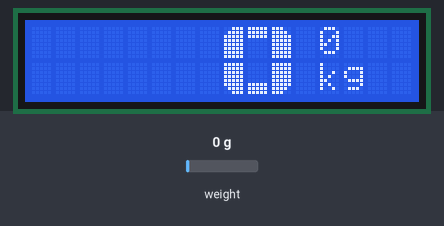
Bench run of a sketch on a simulated Arduino Uno, built with avr-gcc and run on an emulated ATmega328P. Parts: 16×2 character LCD. Inputs (shaded band) come from the test bench; at power-on: weight on the scale 0 g. What the sketch prints to the serial monitor is not drawn.

Above: at 6.7 s.
6.8 s: weight on the scale set to 100 g
At 8.4 s:
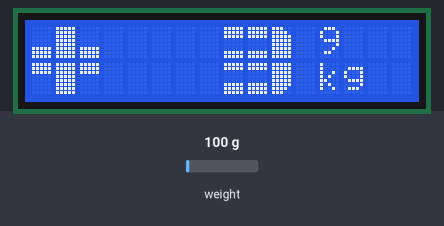
9.4 s: weight on the scale set to 1250 g
At 10.6 s:
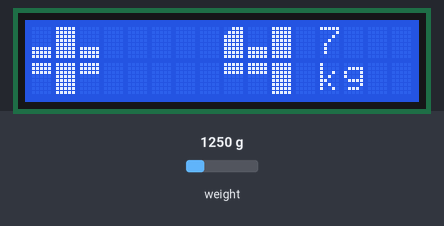
11.6 s: weight on the scale set to 2500 g
At 12.9 s:
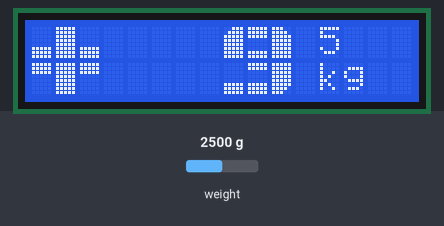
13.8 s: weight on the scale set to 4900 g
At 15.2 s:
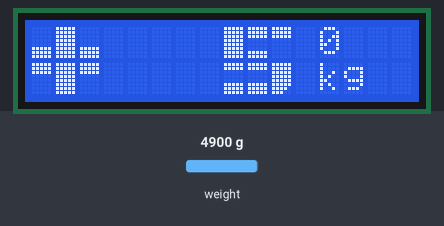
Timing chart, 0 to 16.8 s (numbered marks = the images above; inputs shaded):
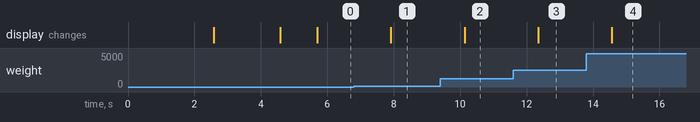

The sketch:

weight_200kg_big_LCD1602.ino
```cpp
/*
 * NOT TESTED YET !!! I wait feedback !
 *
http://www.instructables.com/id/Custom-Large-Font-For-16x2-LCDs/?ALLSTEPS
A set of custom made large numbers for a 16x2 LCD using the
 LiquidCrystal librabry. Works with displays compatible with the
 Hitachi HD44780 driver.
                                      -------------------
                                      |  LCD  | Arduino |
                                      -------------------
 LCD RS pin to digital pin 7          |  RS   |   D7    |
 LCD Enable pin to digital pin 6      |  E    |   D6    |
 LCD D4 pin to digital pin 5          |  D4   |   D5    |
 LCD D5 pin to digital pin 4          |  D5   |   D4    |
 LCD D6 pin to digital pin 3          |  D6   |   D3    |
 LCD D7 pin to digital pin 2          |  D7   |   D2    |
 LCD R/W pin to ground                |  R/W  |   GND   |
                                      -------------------
// http://arduino.cc/en/Reference/LiquidCrystalCreateChar
 Made by Michael Pilcher, 2/9/2010
 Original changed by Nicu FLORICA aka niq_ro (06-Jan-2014)
 https://www.arduinotehniq.com/
 http://arduinotehniq.blogspot.com/
 http://nicuflorica.blogspot.com
https://nicuflorica.blogspot.com/search/label/caractere%20mari

  */

// include the library
#include <LiquidCrystal.h>

// initialize the interface pins
LiquidCrystal lcd(7, 6, 5, 4, 3, 2);

#include <hx711.h>
Hx711 scale(A2, A3);

float greutate = 0;
float tarare = 0;
float corectie = 1.014541387;
int intreg = 0;
int rest = 0;

int x = 0;
// the 8 arrays that form each segment of the custom numbers
byte LT[8] =
{
  B00111,
  B01111,
  B11111,
  B11111,
  B11111,
  B11111,
  B11111,
  B11111
};
byte UB[8] =
{
  B11111,
  B11111,
  B11111,
  B00000,
  B00000,
  B00000,
  B00000,
  B00000
};
byte RT[8] =
{
  B11100,
  B11110,
  B11111,
  B11111,
  B11111,
  B11111,
  B11111,
  B11111
};
byte LL[8] =
{
  B11111,
  B11111,
  B11111,
  B11111,
  B11111,
  B11111,
  B01111,
  B00111
};
byte LB[8] =
{
  B00000,
  B00000,
  B00000,
  B00000,
  B00000,
  B11111,
  B11111,
  B11111
};
byte LR[8] =
{
  B11111,
  B11111,
  B11111,
  B11111,
  B11111,
  B11111,
  B11110,
  B11100
};
byte UMB[8] =
{
  B11111,
  B11111,
  B11111,
  B00000,
  B00000,
  B00000,
  B11111,
  B11111
};
byte LMB[8] =
{
  B11111,
  B11111,
  B00000,
  B00000,
  B00000,
  B11111,
  B11111,
  B11111
};

// variables
int t1, t2;
float t10, t20;
float t11, t21;
float t12, t22;


void setup()
{
  // assignes each segment a write number
  lcd.createChar(8,LT);
  lcd.createChar(1,UB);
  lcd.createChar(2,RT);
  lcd.createChar(3,LL);
  lcd.createChar(4,LB);
  lcd.createChar(5,LR);
  lcd.createChar(6,UMB);
  lcd.createChar(7,LMB);

  // sets the LCD's rows and colums:
  lcd.begin(0, 2);


  lcd.setCursor(2, 0);
  lcd.print("modified by");
  lcd.setCursor(2, 1);
  lcd.print("Nicu FLORICA");
  delay (2500);
  lcd.clear();


 lcd.clear(); // clear the screen
 lcd.setCursor(0, 0); // put cursor at colon 2 and row 0 = left/up
 lcd.print("  200kg weight  "); // print a text
 lcd.setCursor(0, 1); // put cursor at colon 0 and row 0 = left/down
 lcd.print(" scale by niq_ro"); // print a text
 delay (2000);
 lcd.clear(); // clear the screen

 Serial.begin(9600);
 Serial.println(scale.averageValue());

}

void custom0O()
{ // uses segments to build the number 0
  lcd.setCursor(x, 0);
  lcd.write(8);
  lcd.write(1);
  lcd.write(2);
  lcd.setCursor(x, 1);
  lcd.write(3);
  lcd.write(4);
  lcd.write(5);
}

void custom1()
{
  lcd.setCursor(x,0);
  lcd.write(1);
  lcd.write(2);
  lcd.setCursor(x+1,1);
  lcd.write(255);
}

void custom2()
{
  lcd.setCursor(x,0);
  lcd.write(1);
  lcd.write(6);
  lcd.write(2);
  lcd.setCursor(x, 1);
  lcd.write(8);
  lcd.write(7);
  lcd.write(4);
}

void custom3()
{
  lcd.setCursor(x,0);
  lcd.write(6);
  lcd.write(6);
  lcd.write(2);
  lcd.setCursor(x, 1);
  lcd.write(7);
  lcd.write(7);
  lcd.write(5);
}

void custom4()
{
  lcd.setCursor(x,0);
  lcd.write(8);
  lcd.write(4);
  lcd.write(255);
  lcd.setCursor(x, 1);
  lcd.write(1);
  lcd.write(1);
  lcd.write(255);
}

void custom5()
{
  lcd.setCursor(x,0);
  lcd.write(255);
  lcd.write(6);
  lcd.write(1);
  lcd.setCursor(x, 1);
  lcd.write(7);
  lcd.write(7);
  lcd.write(5);
}

void custom6()
{
  lcd.setCursor(x,0);
  lcd.write(8);
  lcd.write(6);
  lcd.write(6);
  lcd.setCursor(x, 1);
  lcd.write(3);
  lcd.write(7);
  lcd.write(5);
}

void custom7()
{
  lcd.setCursor(x,0);
  lcd.write(1);
  lcd.write(1);
  lcd.write(2);
  lcd.setCursor(x+1, 1);
  lcd.write(8);
}

void custom8()
{
  lcd.setCursor(x,0);
  lcd.write(8);
  lcd.write(6);
  lcd.write(2);
  lcd.setCursor(x, 1);
  lcd.write(3);
  lcd.write(7);
  lcd.write(5);
}

void custom9()
{
  lcd.setCursor(x,0);
  lcd.write(8);
  lcd.write(6);
  lcd.write(2);
  lcd.setCursor(x, 1);
  lcd.write(4);
  lcd.write(7);
  lcd.write(5);
}

void customA()
{
  lcd.setCursor(x,0);
  lcd.write(8);
  lcd.write(6);
  lcd.write(2);
  lcd.setCursor(x, 1);
  lcd.write(255);
  lcd.write(254);
  lcd.write(255);
}

void customB()
{
  lcd.setCursor(x,0);
  lcd.write(255);
  lcd.write(6);
  lcd.write(5);
  lcd.setCursor(x, 1);
  lcd.write(255);
  lcd.write(7);
  lcd.write(2);
}

void customC()
{
  lcd.setCursor(x,0);
  lcd.write(8);
  lcd.write(1);
  lcd.write(1);
  lcd.setCursor(x,1);
  lcd.write(3);
  lcd.write(4);
  lcd.write(4);
}

void customD()
{
  lcd.setCursor(x, 0);
  lcd.write(255);
  lcd.write(1);
  lcd.write(2);
  lcd.setCursor(x, 1);
  lcd.write(255);
  lcd.write(4);
  lcd.write(5);
}

void customE()
{
  lcd.setCursor(x,0);
  lcd.write(255);
  lcd.write(6);
  lcd.write(6);
  lcd.setCursor(x, 1);
  lcd.write(255);
  lcd.write(7);
  lcd.write(7);
}

void customF()
{
  lcd.setCursor(x,0);
  lcd.write(255);
  lcd.write(6);
  lcd.write(6);
  lcd.setCursor(x, 1);
  lcd.write(255);
}

void customG()
{
  lcd.setCursor(x,0);
  lcd.write(8);
  lcd.write(1);
  lcd.write(1);
  lcd.setCursor(x,1);
  lcd.write(3);
  lcd.write(4);
  lcd.write(2);
}

void customH()
{
  lcd.setCursor(x,0);
  lcd.write(255);
  lcd.write(4);
  lcd.write(255);
  lcd.setCursor(x, 1);
  lcd.write(255);
  lcd.write(254);
  lcd.write(255);
}

void customI()
{
  lcd.setCursor(x,0);
  lcd.write(1);
  lcd.write(255);
  lcd.write(1);
  lcd.setCursor(x,1);
  lcd.write(4);
  lcd.write(255);
  lcd.write(4);
}

void customJ()
{
  lcd.setCursor(x+2,0);
  lcd.write(255);
  lcd.setCursor(x,1);
  lcd.write(4);
  lcd.write(4);
  lcd.write(5);
}

void customK()
{
  lcd.setCursor(x,0);
  lcd.write(255);
  lcd.write(4);
  lcd.write(5);
  lcd.setCursor(x,1);
  lcd.write(255);
  lcd.write(254);
  lcd.write(2);
}

void customL()
{
  lcd.setCursor(x,0);
  lcd.write(255);
  lcd.setCursor(x,1);
  lcd.write(255);
  lcd.write(4);
  lcd.write(4);
}

void customM()
{
  lcd.setCursor(x,0);
  lcd.write(8);
  lcd.write(3);
  lcd.write(5);
  lcd.write(2);
  lcd.setCursor(x,1);
  lcd.write(255);
  lcd.write(254);
  lcd.write(254);
  lcd.write(255);
}

void customN()
{
  lcd.setCursor(x,0);
  lcd.write(8);
  lcd.write(2);
  lcd.write(254);
  lcd.write(255);
  lcd.setCursor(x,1);
  lcd.write(255);
  lcd.write(254);
  lcd.write(3);
  lcd.write(5);
}

void customP()
{
  lcd.setCursor(x,0);
  lcd.write(255);
  lcd.write(6);
  lcd.write(2);
  lcd.setCursor(x, 1);
  lcd.write(255);
}

void customQ()
{
  lcd.setCursor(x,0);
  lcd.write(8);
  lcd.write(1);
  lcd.write(2);
  lcd.setCursor(x, 1);
  lcd.write(3);
  lcd.write(4);
  lcd.write(255);
  lcd.write(4);
}

void customR()
{
  lcd.setCursor(x,0);
  lcd.write(255);
  lcd.write(6);
  lcd.write(2);
  lcd.setCursor(x,1);
  lcd.write(255);
  lcd.write(254);
  lcd.write(2);
}

void customS()
{
  lcd.setCursor(x,0);
  lcd.write(8);
  lcd.write(6);
  lcd.write(6);
  lcd.setCursor(x, 1);
  lcd.write(7);
  lcd.write(7);
  lcd.write(5);
}

void customT()
{
  lcd.setCursor(x,0);
  lcd.write(1);
  lcd.write(255);
  lcd.write(1);
  lcd.setCursor(x,1);
  lcd.write(254);
  lcd.write(255);
}

void customU()
{
  lcd.setCursor(x, 0);
  lcd.write(255);
  lcd.write(254);
  lcd.write(255);
  lcd.setCursor(x, 1);
  lcd.write(3);
  lcd.write(4);
  lcd.write(5);
}

void customV()
{
  lcd.setCursor(x, 0);
  lcd.write(3);
  lcd.write(254);
  lcd.write(254);
  lcd.write(5);
  lcd.setCursor(x+1, 1);
  lcd.write(2);
  lcd.write(8);
}

void customW()
{
  lcd.setCursor(x,0);
  lcd.write(255);
  lcd.write(254);
  lcd.write(254);
  lcd.write(255);
  lcd.setCursor(x,1);
  lcd.write(3);
  lcd.write(8);
  lcd.write(2);
  lcd.write(5);
}

void customX()
{
  lcd.setCursor(x,0);
  lcd.write(3);
  lcd.write(4);
  lcd.write(5);
  lcd.setCursor(x,1);
  lcd.write(8);
  lcd.write(254);
  lcd.write(2);
}

void customY()
{
  lcd.setCursor(x,0);
  lcd.write(3);
  lcd.write(4);
  lcd.write(5);
  lcd.setCursor(x+1,1);
  lcd.write(255);
}

void customZ()
{
  lcd.setCursor(x,0);
  lcd.write(1);
  lcd.write(6);
  lcd.write(5);
  lcd.setCursor(x, 1);
  lcd.write(8);
  lcd.write(7);
  lcd.write(4);
}

void customqm()
{
  lcd.setCursor(x,0);
  lcd.write(1);
  lcd.write(6);
  lcd.write(2);
  lcd.setCursor(x, 1);
  lcd.write(254);
  lcd.write(7);
}

void customsm()
{
  lcd.setCursor(x,0);
  lcd.write(255);
  lcd.setCursor(x, 1);
  lcd.write(7);
}

void customplus()  // made by niq_ro
{
  lcd.setCursor(x,0);
  lcd.write(4);
  lcd.write(255);
  lcd.write(4);
  lcd.setCursor(x, 1);
  lcd.write(1);
  lcd.write(255);
  lcd.write(1);
}

void customminus() // made by niq_ro
{
  lcd.setCursor(x,0);
  lcd.write(4);
  lcd.write(4);
  lcd.write(4);
  lcd.setCursor(x, 1);
  lcd.write(1);
  lcd.write(1);
  lcd.write(1);
}

void customgrad()
{
  lcd.setCursor(x,0);
  lcd.write(1);
  lcd.write(8);
  lcd.write(1);
  lcd.write(1);
  lcd.setCursor(x, 1);
  lcd.write(254);
  lcd.write(3);
  lcd.write(4);
  lcd.write(4);
}

void custom2puncte()
{
  lcd.setCursor(x,0);
  lcd.write(1);
  lcd.setCursor(x, 1);
  lcd.write(4);

}


// subrutina de afisare a numerelor
void afisare(int numar)
{
  switch (numar)
  {
    case 0:
    custom0O();
    break;

    case 1:
    custom1();
    break;

    case 2:
    custom2();
    break;

    case 3:
    custom3();
    break;

    case 4:
    custom4();
    break;

    case 5:
    custom5();
    break;

    case 6:
    custom6();
    break;

    case 7:
    custom7();
    break;

    case 8:
    custom8();
    break;

    case 9:
    custom9();
    break;
  }
}

void cantar(int t)
{
if (t>=10)
{
  x = 0;
  lcd.clear();
  customplus();

  x = x + 4;
  afisare(int(t/10));

  x = x + 4;
  afisare(t % 10);

  x = x + 4;
}
else
if (t<10)
{
x = 4;
  lcd.clear();
  customplus();

   x = x + 4;
  afisare(t);

  x = x + 4;
}

if (t==0)
{
  x = 8;
  lcd.clear();
  afisare(0);
  x = x + 4;
}
}

void cantar2(int z)
{
   lcd.setCursor(12,0);
   lcd.print(z);
   lcd.setCursor(12,1);
   lcd.print("kg");
}

void loop()
{
  greutate = scale.getGram();
  greutate = greutate - tarare;
  greutate = greutate /10.;
  greutate = greutate / corectie;
  intreg = greutate/10.;
  rest = greutate - 10*intreg;
  Serial.print(greutate, 1);
  Serial.print(" --> ");
  Serial.print(intreg);
  Serial.print(",");
  Serial.print(rest);
  Serial.println(" kg ?");


// display int temperature
lcd.clear();
cantar(intreg);
cantar2(rest);

delay(1000);
}  // end of program
```

Measured:
- after the input at 6.8 s, the display: changes after 1.1 s (image 1)
- after the input at 9.4 s, the display: changes after 0.73 s (image 2)
- after the input at 11.6 s, the display: changes after 0.75 s (image 3)
- after the input at 13.8 s, the display: changes after 0.77 s (image 4)
